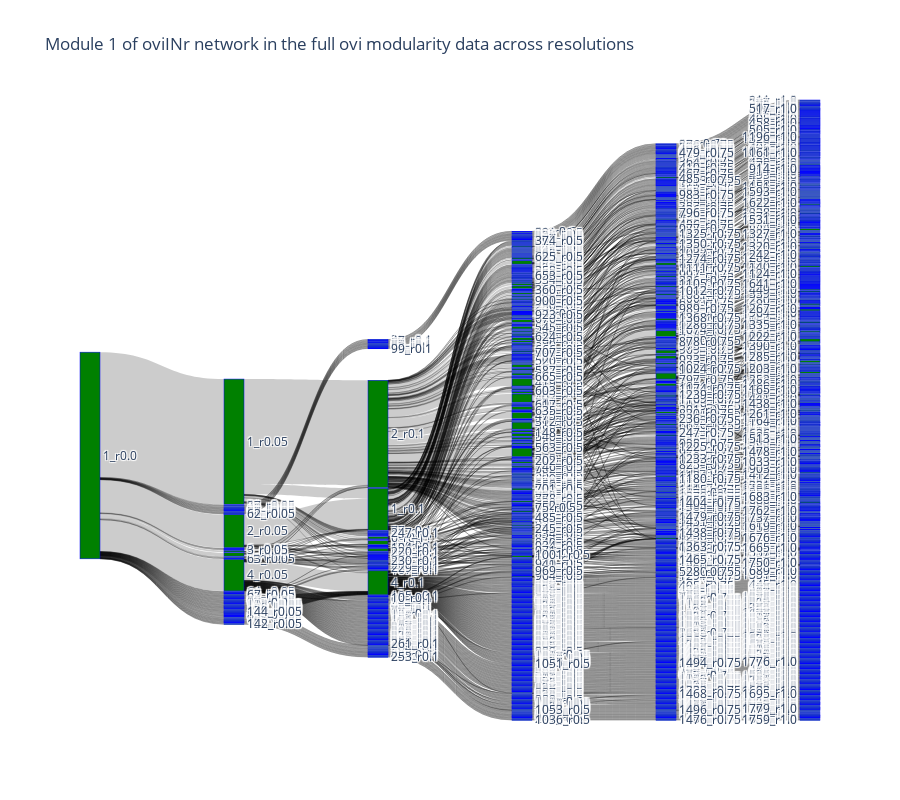
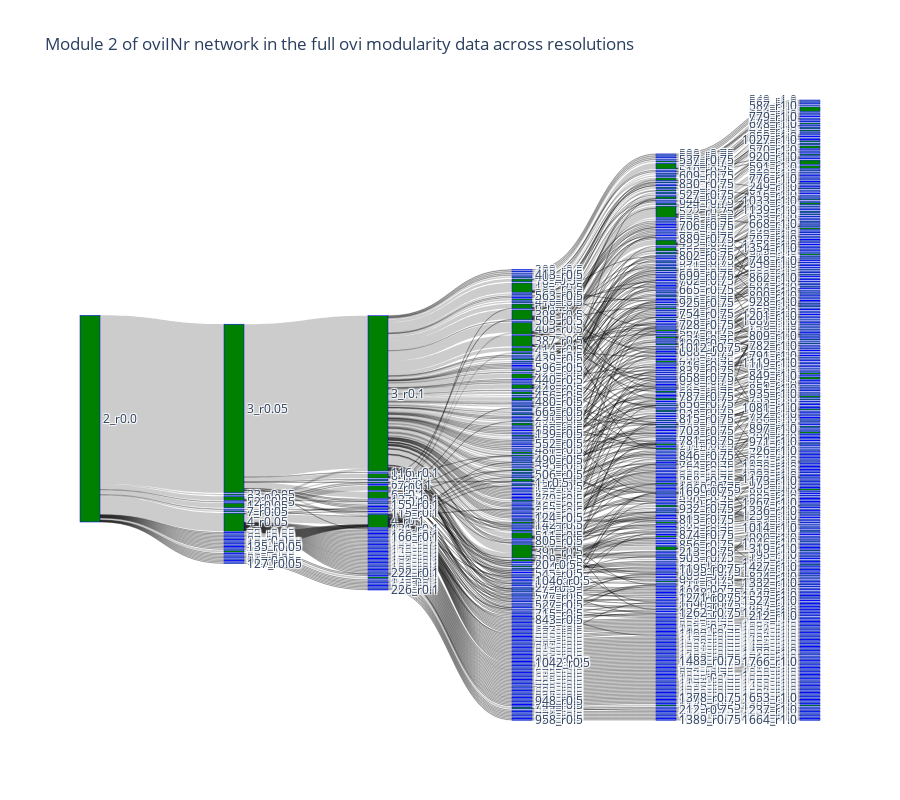
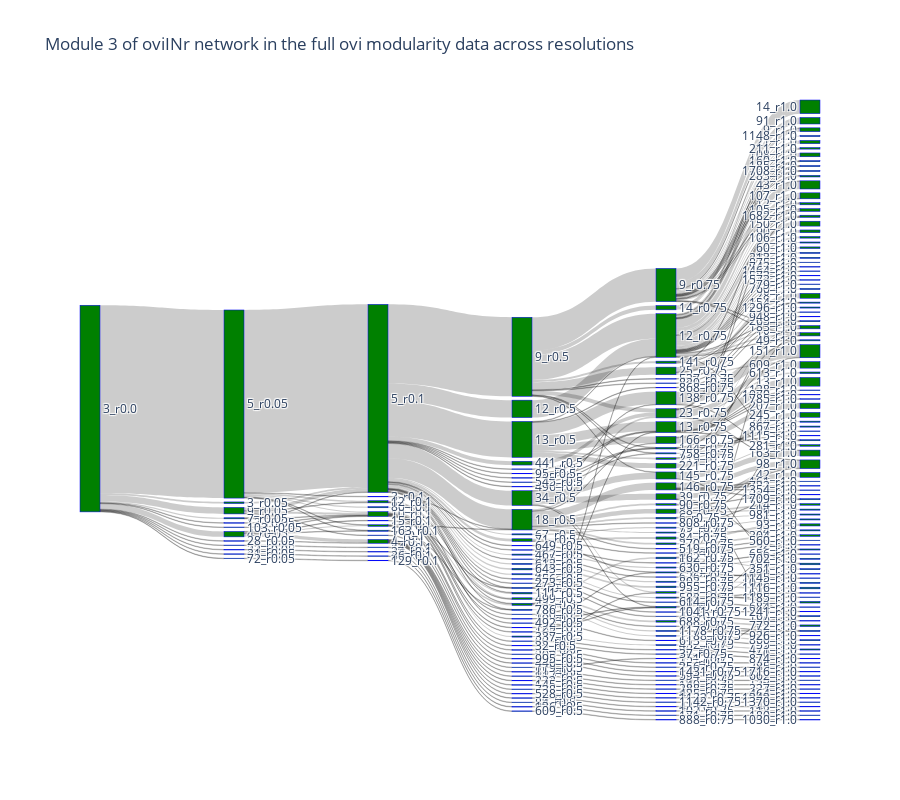
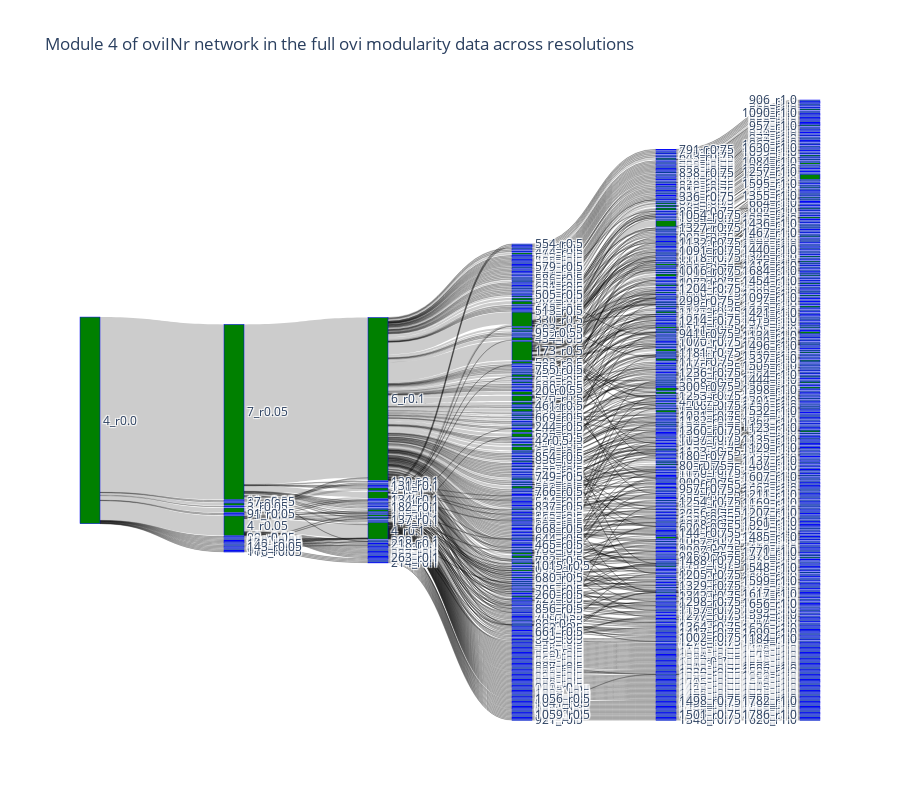

The notebook cell saved with these charts, in order:
### Code cell
main(oviIN_df)

### Figure 1 — Plotly figure (JSON) as saved in the notebook; plotly's stock layout.template omitted (floating-point values rounded to 4 significant figures; data arrays with more than 128 entries replaced by an {"elided": "..."} marker saying what was removed)
{"data": [{"link": {"source": {"elided": "2162 int values"}, "target": {"elided": "2162 int values"}, "value": {"elided": "2162 int values"}}, "node": {"color": "green", "label": {"elided": "1789 str values"}, "line": {"color": "blue", "width": 0.5}, "pad": 15, "thickness": 20}, "type": "sankey"}], "layout": {"height": 800, "title": {"text": "Module 1 of oviINr network in the full ovi modularity data across resolutions"}}}

### Figure 2 — Plotly figure (JSON) as saved in the notebook; plotly's stock layout.template omitted (floating-point values rounded to 4 significant figures; data arrays with more than 128 entries replaced by an {"elided": "..."} marker saying what was removed)
{"data": [{"link": {"source": {"elided": "1256 int values"}, "target": {"elided": "1256 int values"}, "value": {"elided": "1256 int values"}}, "node": {"color": "green", "label": {"elided": "1000 str values"}, "line": {"color": "blue", "width": 0.5}, "pad": 15, "thickness": 20}, "type": "sankey"}], "layout": {"height": 800, "title": {"text": "Module 2 of oviINr network in the full ovi modularity data across resolutions"}}}

### Figure 3 — Plotly figure (JSON) as saved in the notebook; plotly's stock layout.template omitted (floating-point values rounded to 4 significant figures; data arrays with more than 128 entries replaced by an {"elided": "..."} marker saying what was removed)
{"data": [{"link": {"source": {"elided": "325 int values"}, "target": {"elided": "325 int values"}, "value": {"elided": "325 int values"}}, "node": {"color": "green", "label": {"elided": "251 str values"}, "line": {"color": "blue", "width": 0.5}, "pad": 15, "thickness": 20}, "type": "sankey"}], "layout": {"height": 800, "title": {"text": "Module 3 of oviINr network in the full ovi modularity data across resolutions"}}}

### Figure 4 — Plotly figure (JSON) as saved in the notebook; plotly's stock layout.template omitted (floating-point values rounded to 4 significant figures; data arrays with more than 128 entries replaced by an {"elided": "..."} marker saying what was removed)
{"data": [{"link": {"source": {"elided": "1412 int values"}, "target": {"elided": "1412 int values"}, "value": {"elided": "1412 int values"}}, "node": {"color": "green", "label": {"elided": "1127 str values"}, "line": {"color": "blue", "width": 0.5}, "pad": 15, "thickness": 20}, "type": "sankey"}], "layout": {"height": 800, "title": {"text": "Module 4 of oviINr network in the full ovi modularity data across resolutions"}}}
